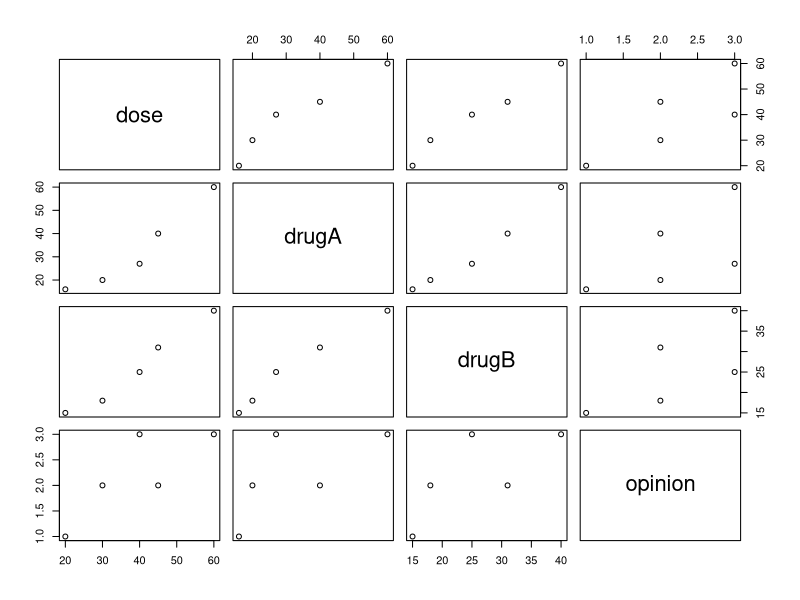
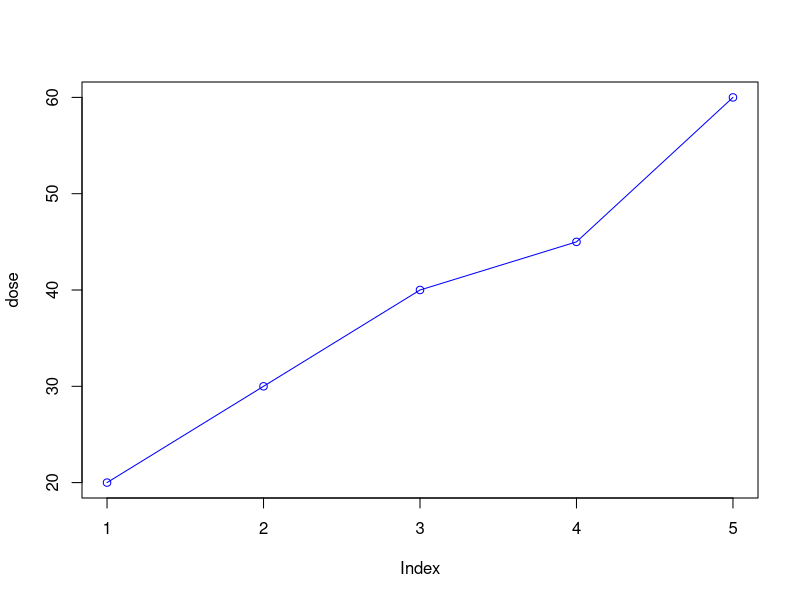
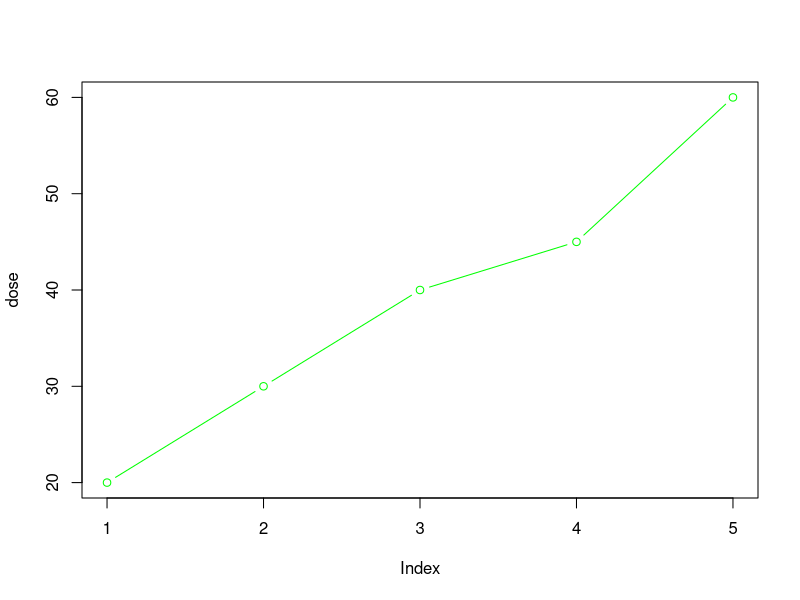

Generate these figures, in order, with R: (Note: this script raises an error after producing the figures.)
# A simple example
# Build a dataframe first using 4 vectors
dose <- c(20, 30, 40, 45, 60)
drugA <- c(16, 20, 27, 40, 60)
drugB <- c(15, 18, 25, 31, 40)
opinion <- c("Excellent", "No effect", "Some effect", "No effect", "Some effect")

# Create the dataframe from vectors
drugs <- data.frame(dose, drugA, drugB, opinion)
drugs
str(drugs)

# Difficult to understand a general plot of data
plot(drugs)

# Show drugs data with circles for data points, joined with 
# a blue line
attach(drugs)
#windows(16,10)
plot(dose, type = "o", col = "blue")
plot(dose, type = "b", col = "green")

? plot

# option type="b" indicates that both points and lines should be plotted.
dose
drugA

# If we want to plot categorical data then convert to factor first
plot(opinion, drugA, type = "b", col = "green")

#opinion <- as.factor(opinion)
#class(opinion)
#str(drugs)'''

drugs$opinion <- as.factor(drugs$opinion)
class(drugs$opinion)
str(drugs)

#las = 0: The labels are always parallel to the axis.
#las = 1: The labels are always horizontal.
#las = 2: The labels are always perpendicular to the axis.
#las = 3: The labels are always vertical

plot(drugs$opinion, las = 2)

# par function - customise many features of a graph 
# including (fonts, colours, axes, and labels) 
# We can also plot more than 1 line on the chart using par 

? par
help(par)

# Note - parameters set with the par() function apply to all graphs
#parameters specified in the plot() functions only apply to a specific graph

# adding no.readonly=TRUE produces a list of current graphical settings and can be modified
# Here I'm storing the contents of par to a variable

#windows(16,10)
opar <- par(no.readonly = TRUE)
par(new = FALSE)

windows(16,10)
plot(dose, drugB, type = "b")

# lty = line type
# lwd = line width

# lty=2 dashed line
# pch=17 solid triangle
par(lty = 2, pch = 17)
plot(dose, drugA, type = "b")
par(opar)

-------------------------------------
# Specify graphical parameters using 
# optionname=value
plot(dose, drugA, type = "b", lty = 2, pch = 17)

# dotted line, 3 times wider than default 
#Connecting points are filled squares
plot(drugA, type = "b", lty = 3, lwd = 3, pch = 15, cex = 1, ylim = c(0, 100))
title(main = "Drug dosage", col.main = "blue", font.main = 4)

# Graph Drug B with red dashed line and square points
lines(drugB, type = "o", pch = 22, lty = 2, col = "red")

# Now we'll manually edit the chart so that it can automatically change to suitvalues in the vectors

# Calculate range from 0 to max value of drug A and drug B
graph_range <- range(0, drugA, drugB)
graph_range

# Graph drug A using y axis that ranges from 0 to max 
# value in drug A or drug B vector.  Turn off axes and 
# annotations (axis labels) so we can specify them ourself
plot(drugA, type = "o", col = "blue", ylim = graph_range,  axes = FALSE,ann = FALSE)

# Graph Drug B with red dashed line and square points
lines(drugB, type = "o", pch = 22, lty = 2, col = "red")

# Make x axis with ml labels
axis(1, at = 1:5, lab = c("20 ml", "40 ml", "60 ml", "80 ml", "100 ml"))

# Make y axis with horizontal labels that display ticks at 
# every 5 marks. 5*0:graph_range[2] is equivalent to c(0, 5, 10, ..., 60).
axis(2, las = 1, at =  5* 0:graph_range[2])


# Create box around plot
box()

# Label the x and y axes with dark green text
title(xlab = "Dosage (ml)", col.lab = rgb(0, 0.5, 0))
title(ylab = "Drugs", col.lab = rgb(0, 0.5, 0))

# Create a legend at (1, graph_range[2]) that is slightly smaller 
# (cex) and uses the same line colours and points used by 
# the actual plots 
legend(1, graph_range[2], c("Drug A", "Drug B"), cex = 0.8,
       col = c("blue", "red"), pch = 21:22, lty = 1:2)

# Create a title with a red, bold/italic font
title(main = "Drug dosage", col.main = "red", font.main = 4)


# Lets enhance the simple example 
# Save current graphical parameter settings - restore later
opar <- par(no.readonly = TRUE)
# Modify default graphical parameters - graph is 2" wide & 3" tall
par(pin = c(2, 3))
# Lines will be twice the default width and 
# symbols will be 1.5 times default size
par(lwd = 2, cex = 1.5)
# Axis text set to italic and scaled to 75 % of the default
par(cex.axis = .75, font.axis = 3)
# first plot created using filled red circles and dashed lines
plot(dose, drugA, type = "b", pch = 19, lty = 2, col = "red")
# second plot is created using filled green diamonds
# and a blue border and blue dashed lines
plot(dose, drugB, type = "b", pch = 23, lty = 6, col = "blue", bg = "green")
# restore the original graphical parameter settings
par(opar)

# Complete example of creating a line chart including axes and labels
plot(dose, drugA, type = "b",
     col = "red", lty = 2, pch = 2, lwd = 2,
     main = "Clinical Trials for Drug A",
     sub = "This is hypothetical data",
     xlab = "Dosage", ylab = "Drug Response",
     xlim = c(0, 60), ylim = c(0, 70))

# Example of drug data chart
# Input data
dose <- c(20, 30, 40, 45, 60)
drugA <- c(16, 20, 27, 40, 60)
drugB <- c(15, 18, 25, 31, 40)
opar <- par(no.readonly = TRUE)
# Increases line, text, symbol, and label size
par(lwd = 2, cex = 1.5, font.lab = 2)
# Generates the graph

plot(dose, drugA, type = "b",
     pch = 15, lty = 1, col = "red", ylim = c(0, 60),
     main = "Drug A vs. Drug B",
     xlab = "Drug Dosage", ylab = "Drug Response")
# Add a line
lines(dose, drugB, type = "b",
      pch = 17, lty = 2, col = "blue")
      abline(h = c(30), lwd = 1.5, lty = 2, col = "gray")
      

?mtcars
View(mtcars)
attach(mtcars)
opar <- par(no.readonly = TRUE)
# Include the graphical parameter
# mfrow = c(nrows, ncols) to create a matrix of 
# nrows × ncols plots that are filled in by row
# Here we have 2 rows by 2 cols to display our charts

windows(16,10)
par(mfrow = c(2, 2))
# Our 4 charts
plot(wt, mpg, main = "Scatterplot of wt vs. mpg")
plot(wt, disp, main = "Scatterplot of wt vs. disp")
# hist() includes a default title - use main = "" to suppress it
# or ann = FALSE to suppress all titles and labels
hist(wt, main = "Histogram of wt")
boxplot(wt, main = "Boxplot of wt")
# Reset parameters
par(opar)
detach(mtcars)

# arrange three plots in three rows and one column
attach(mtcars)
opar <- par(no.readonly = TRUE)
windows(16,10)
par(mfrow = c(3, 1))
hist(wt)
hist(mpg)
hist(disp)
par(opar)
detach(mtcars)


install.packages("vcd")

library(vcd)
# table() returns a contingency table, an object 
# of class "table", an array of integer values. 
# Note that the result is always an array, 
# a 1D array if one factor is given

help(table)
View(Arthritis)
attach(Arthritis)

counts <- table(Arthritis$Improved)
counts

# Simple bar chart
barplot(counts,
        main = "Simple Bar Plot",
        xlab = "Improvement", ylab = "Frequency")

# Horizontal bar plot
barplot(counts,
        main = "Horizontal Bar Plot",
        xlab = "Frequency", ylab = "Improvement",
        horiz = TRUE)

# If categorical variable to be plotted is a factor or ordered factor
# you can create a vertical bar plot quickly with the plot() function
# Produces same bar charts as previous ones using Table function
str(Arthritis)
plot(Arthritis$Improved, main = "Simple Bar Plot",
     xlab = "Improved", ylab = "Frequency")


plot(Arthritis$Improved, horiz = TRUE, main = "Horizontal Bar Plot",
     xlab = "Frequency", ylab = "Improved")

# Stacked and grouped bar plots
library(vcd)
counts <- table(Arthritis$Improved, Arthritis$Treatment)
counts

# If height is a matrix rather than a vector
# the resulting graph will be a stacked (below) or grouped bar plot

windows(16,10)
barplot(counts,
        main = "Stacked Bar Plot",
        xlab = "Treatment", ylab = "Frequency",
        col = c("red", "yellow", "green"),
        legend = rownames(counts))

# If beside=TRUE, each column of the matrix represents 
# a group, and the values in each column are 
# juxtaposed rather than stacked.

# Grouped bar plot

barplot(counts,
        main = "Grouped Bar Plot",
        xlab = "Treatment", ylab = "Frequency",
        col = c("red", "yellow", "green"),
        legend = rownames(counts), beside = TRUE)



# Pie charts
# 2 rows by 2 cols - for 4 charts
windows(16,10)
par(mfrow = c(2, 2))

# First chart - shows title with chart broken into
# slices vector
slices <- c(10, 12, 4, 16, 8)
lbls <- c("US", "UK", "Australia", "Germany", "France")
pie(slices, labels = lbls,
    main = "Simple Pie Chart")

# Add percentages to the pie chart
# Calculate each percent for labels on chart
pct <- round(slices / sum(slices) * 100)
# Create label structure
lbls2 <- paste(lbls, " ", pct, "%", sep = "")
# Create the pie chart
pie(slices, labels = lbls2, col = rainbow(length(lbls2)),
    main = "Pie Chart with Percentages")

?rainbow()

# Create a table structure for state.region (showing summary)
state.region
mytable <- table(state.region)
mytable
# Use table headers for chart labels
lbls3 <- paste(names(mytable), "\n", mytable, sep = "")
lbls3
# Create the 3D pie chart
pie(mytable, labels = lbls3,
    main = "Pie Chart from a Table\n (with sample sizes)")

# Histograms
# Set 2 x 2 display
windows(16,10)
par(mfrow = c(2, 2))
# Show simple historgram
# with default values
# Each bin (bar) represents a range 
# Eg first bar is values within (10-15), second is (15-20) etc
hist(mtcars$mpg)

# Show histogram with 12 breaks
# Red bars on chart, x-axis = "Miles per gallon"
# and main heading = "Coloured histogram with 12 bins"
# More breaks = more detail as more space to show data
mtcars$mpg
hist(mtcars$mpg,
     breaks = 12, # no of bins on chart
     col = "red",
     xlab = "Miles Per Gallon",
     main = "Coloured histogram with 12 bins")





# Boxplot ------------------------------------
# Show a boxplot with title and y label
# Lowest line = lower hinge
# Lowest line in box = lower quartile
# Middle line in box = median
# Top line in box = upper quartile
# Top line in chart = upper hinge
windows(16,10)
par(mfrow = c(2, 2))
boxplot(mtcars$mpg, main = "Box plot", ylab = "Miles per Gallon")
# Show stats for the boxplot
boxplot.stats(mtcars$mpg)


mpg
cyl
# Draw a separate boxplot for variable
# mpg for each value of cyl
# using data from mtcars data frame
boxplot(mpg ~ cyl, data = mtcars,
        main = "Car Mileage Data",
        xlab = "Number of Cylinders",
        ylab = "Miles Per Gallon")

